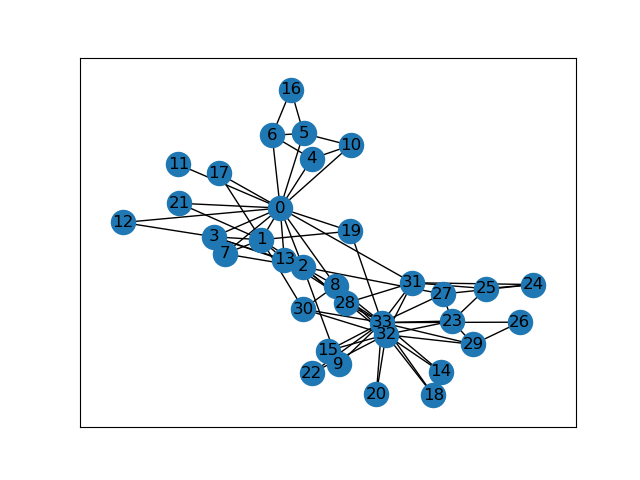

Recreate this plot in Python.
""" p8_14.py """

import matplotlib.pyplot as plt
import networkx as nx

g = nx.karate_club_graph()
pos = nx.spring_layout(g, seed=42)
nx.draw_networkx(g, pos=pos)
# plt.show()
plt.savefig("p8_14.png")
